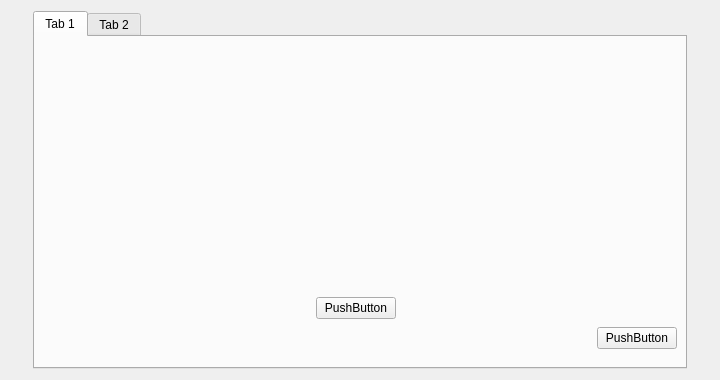
<?xml version="1.0" encoding="UTF-8"?>
<ui version="4.0">
 <class>Form</class>
 <widget class="QWidget" name="Form">
  <property name="geometry">
   <rect>
    <x>0</x>
    <y>0</y>
    <width>720</width>
    <height>380</height>
   </rect>
  </property>
  <property name="sizePolicy">
   <sizepolicy hsizetype="Fixed" vsizetype="Fixed">
    <horstretch>0</horstretch>
    <verstretch>0</verstretch>
   </sizepolicy>
  </property>
  <property name="minimumSize">
   <size>
    <width>720</width>
    <height>380</height>
   </size>
  </property>
  <property name="maximumSize">
   <size>
    <width>680</width>
    <height>350</height>
   </size>
  </property>
  <property name="windowTitle">
   <string>Step 1: Device Syncing</string>
  </property>
  <layout class="QGridLayout" name="gridLayout">
   <item row="0" column="0">
    <widget class="QTabWidget" name="tabWidget">
     <property name="sizePolicy">
      <sizepolicy hsizetype="Fixed" vsizetype="Fixed">
       <horstretch>0</horstretch>
       <verstretch>0</verstretch>
      </sizepolicy>
     </property>
     <property name="minimumSize">
      <size>
       <width>640</width>
       <height>350</height>
      </size>
     </property>
     <widget class="QWidget" name="tab">
      <property name="sizePolicy">
       <sizepolicy hsizetype="Fixed" vsizetype="Fixed">
        <horstretch>0</horstretch>
        <verstretch>0</verstretch>
       </sizepolicy>
      </property>
      <property name="minimumSize">
       <size>
        <width>650</width>
        <height>350</height>
       </size>
      </property>
      <attribute name="title">
       <string>Tab 1</string>
      </attribute>
      <widget class="QWidget" name="">
       <property name="geometry">
        <rect>
         <x>0</x>
         <y>10</y>
         <width>642</width>
         <height>304</height>
        </rect>
       </property>
       <layout class="QVBoxLayout" name="verticalLayout">
        <property name="sizeConstraint">
         <enum>QLayout::SetDefaultConstraint</enum>
        </property>
        <item>
         <widget class="QLabel" name="label">
          <property name="sizePolicy">
           <sizepolicy hsizetype="Fixed" vsizetype="Fixed">
            <horstretch>0</horstretch>
            <verstretch>0</verstretch>
           </sizepolicy>
          </property>
          <property name="minimumSize">
           <size>
            <width>640</width>
            <height>240</height>
           </size>
          </property>
          <property name="text">
           <string/>
          </property>
          <property name="pixmap">
           <pixmap>sample2.png</pixmap>
          </property>
          <property name="alignment">
           <set>Qt::AlignCenter</set>
          </property>
         </widget>
        </item>
        <item>
         <layout class="QHBoxLayout" name="horizontalLayout">
          <item>
           <spacer name="horizontalSpacer">
            <property name="orientation">
             <enum>Qt::Horizontal</enum>
            </property>
            <property name="sizeHint" stdset="0">
             <size>
              <width>40</width>
              <height>20</height>
             </size>
            </property>
           </spacer>
          </item>
          <item>
           <widget class="QPushButton" name="pushButton">
            <property name="text">
             <string>PushButton</string>
            </property>
           </widget>
          </item>
          <item>
           <spacer name="horizontalSpacer_2">
            <property name="orientation">
             <enum>Qt::Horizontal</enum>
            </property>
            <property name="sizeHint" stdset="0">
             <size>
              <width>40</width>
              <height>20</height>
             </size>
            </property>
           </spacer>
          </item>
         </layout>
        </item>
        <item>
         <layout class="QHBoxLayout" name="horizontalLayout_2">
          <item>
           <spacer name="horizontalSpacer_3">
            <property name="orientation">
             <enum>Qt::Horizontal</enum>
            </property>
            <property name="sizeHint" stdset="0">
             <size>
              <width>40</width>
              <height>20</height>
             </size>
            </property>
           </spacer>
          </item>
          <item>
           <widget class="QPushButton" name="pushButton_2">
            <property name="text">
             <string>PushButton</string>
            </property>
           </widget>
          </item>
         </layout>
        </item>
       </layout>
      </widget>
     </widget>
     <widget class="QWidget" name="tab_2">
      <attribute name="title">
       <string>Tab 2</string>
      </attribute>
     </widget>
    </widget>
   </item>
  </layout>
  <zorder>verticalSpacer</zorder>
  <zorder>pushButton_2</zorder>
  <zorder>horizontalSpacer</zorder>
  <zorder>label</zorder>
  <zorder>pushButton_3</zorder>
  <zorder>horizontalSpacer_2</zorder>
  <zorder>label</zorder>
  <zorder>tabWidget</zorder>
 </widget>
 <resources/>
 <connections/>
</ui>
